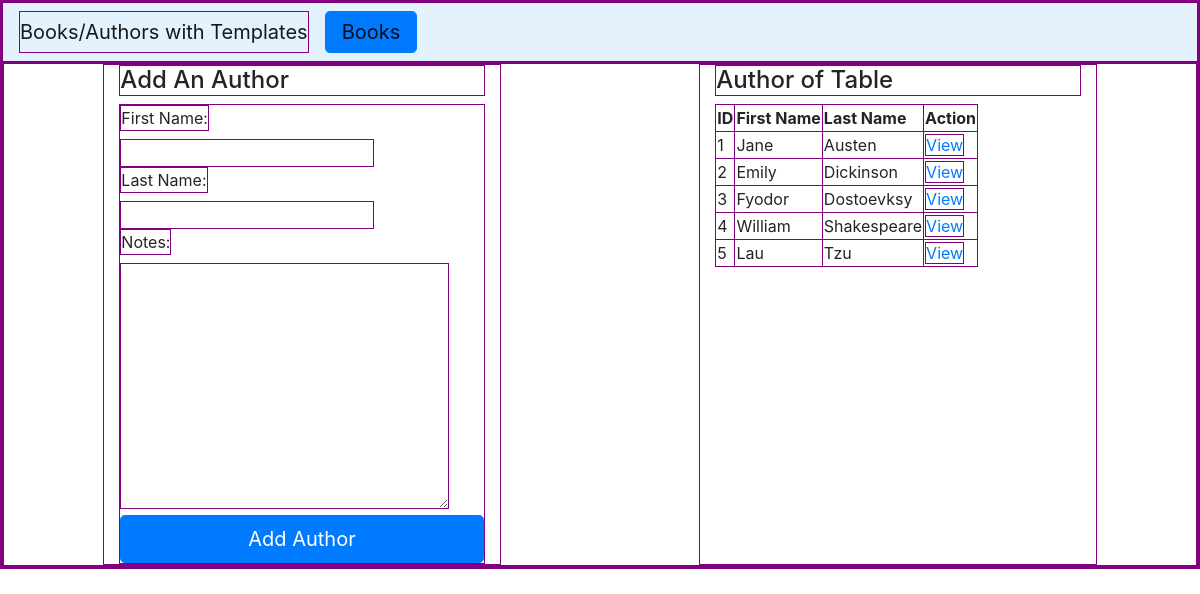
/books/authorpage, run on an earlier commit of the app's database.
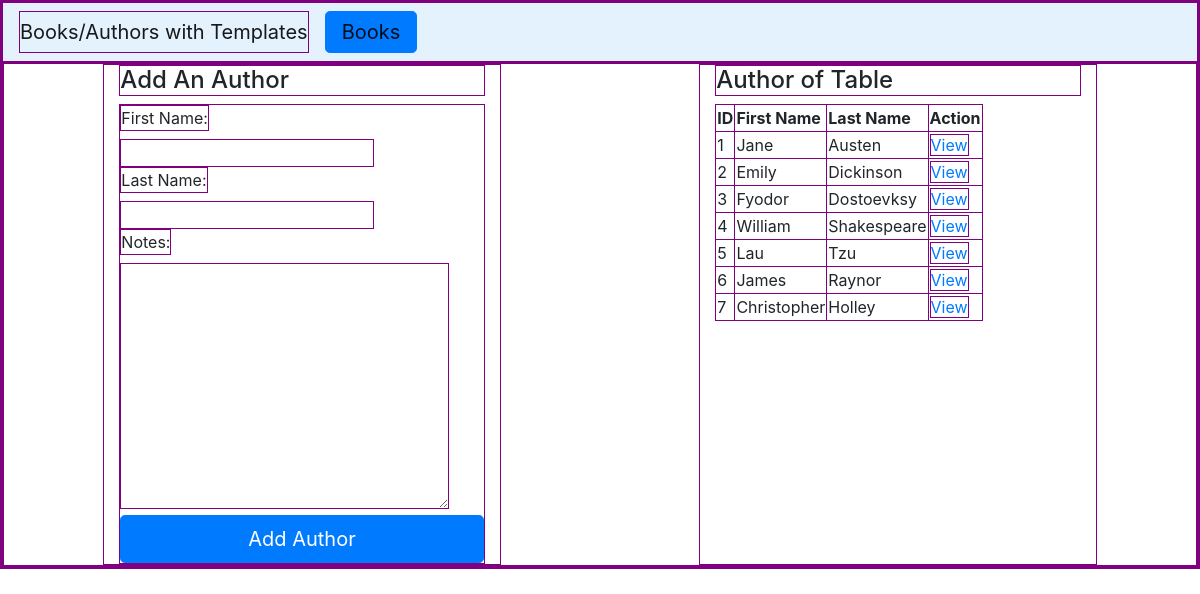
And on a later commit of the database.
### booksAuthorApp/models.py (models this page shows, shortened)
class authors(models.Model):
    first_name = models.CharField(max_length=45)
    last_name = models.CharField(max_length=45)
    books = models.ManyToManyField(books, related_name="Authors")
    notes = models.CharField(max_length=45)
    created_at = models.DateTimeField(auto_now_add=True)
    update_at = models.DateTimeField(auto_now=True)

### booksAuthorApp/views.py (the view)
# urls.py: path('authorpage', views.authorpage),
def authorpage(request):
    context = {
        "books": books.objects.all(),
        "authors": authors.objects.all()
    }
    return render(request, "authors.html", context)

### booksAuthorApp/templates/authors.html (shortened to what this page needs)
<!DOCTYPE html>
<html lang="en">
<head>
    {% load static %}
    <link rel="stylesheet" href="{% static 'css/bootstrap.css' %}">
</head>
<nav class="navbar navbar-light justify-content-start" style="background-color: #e4f2fd;">
    <a class="navbar-brand" href="#">Books/Authors with Templates</a>
    <a class="navbar-brand btn btn-primary btn-lg" href="/books">Books</a>
  </nav>
<body>
    <div class="container-fluid">
        <div class="row justify-content-around">
            <div class="col-4">
                <h4>Add An Author</h4>
                <form action="addAuthor" method="POST">
                    <label for="formFirstName">First Name:</label><br>
                    <input type="text" name="formFirstName" id=""><br>
                    <label for="formLastName">Last Name:</label><br>
                    <input type="text" name="formLastName" id=""><br>
                    <label for="formNotes">Notes:</label><br>
                    <textarea name="formNotes" id="" cols="30" rows="10"></textarea>
                    <button class="btn btn-primary btn-lg btn-block" type="submit">Add Author</button>
                </form>
            </div>
            <div class="col-4">
                <h4>Author of Table</h4>
                <table>
                    <thead>
                        <th>ID</th>
                        <th>First Name</th>
                        <th>Last Name</th>
                        <th>Action</th>
                    </thead>
                    <tbody>
                    {% for author in authors %}
                    <tr>
                        <td>{{author.id}}</td>
                        <td>{{author.first_name}}</td>
                        <td>{{author.last_name}}</td>
                        <td><a href="authorpage/{{author.id}}">View</a></td>
                    </tr>
                    {% endfor %}
                </tbody>
                </table>
            </div>
        </div>
    </div>
</body>
</html>

What changed in the data, as far as the page shows it:
added authors: id "6", first_name "James", last_name "Raynor"
added authors: id "7", first_name "Christopher", last_name "Holley"
